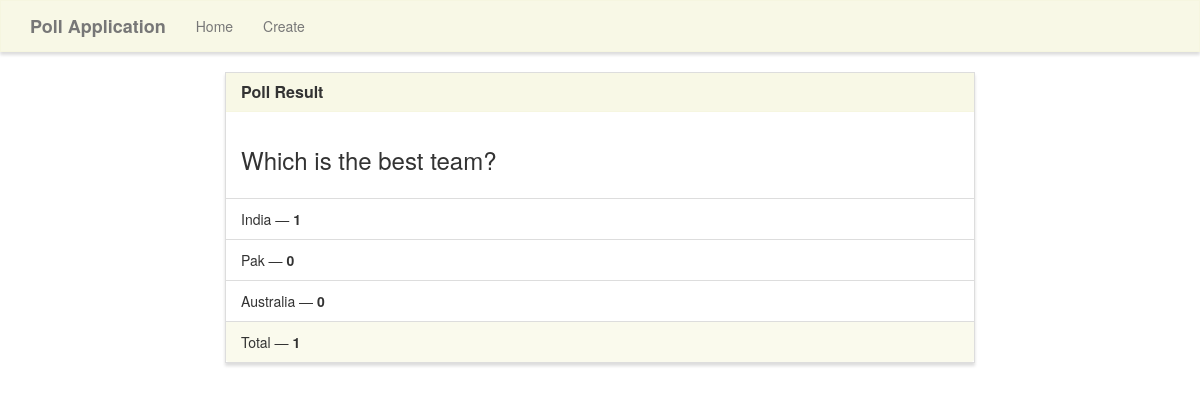
Page /results/6/ on the committed database.
### poll/models.py (models this page shows)
class Poll(models.Model):
    question = models.TextField()
    option_one = models.CharField(max_length=30)
    option_two = models.CharField(max_length=30)
    option_three = models.CharField(max_length=30)
    option_one_count = models.IntegerField(default=0)
    option_two_count = models.IntegerField(default=0)
    option_three_count = models.IntegerField(default=0)
    def total(self):
        return self.option_one_count + self.option_two_count + self.option_three_count

### poll/views.py (the view)
# urls.py: path('results/<poll_id>/', poll_views.results, name='results'),
def results(request, poll_id):
    poll = Poll.objects.get(pk=poll_id)
    context = {
        'poll' : poll
    }
    return render(request, 'results.html', context)

### poll/templates/results.html (shortened to what this page needs)
{% extends "base.html" %}
{% block main %}
<div class="row">
    <div class="col-lg-8 col-lg-offset-2">
        <div class="panel panel-default">
            <div class="panel-heading">
                <h3 class="panel-title">Poll Result</h3>
            </div>
            <div class="panel-body">
                <h3>{{ poll.question }}</h3>
            </div>
            <ul class="list-group">
                <li class="list-group-item">{{ poll.option_one }} &mdash; <strong>{{ poll.option_one_count }}</strong></li>
                <li class="list-group-item">{{ poll.option_two }} &mdash; <strong>{{ poll.option_two_count }}</strong></li>
                <li class="list-group-item">{{ poll.option_three }} &mdash; <strong>{{ poll.option_three_count }}</strong></li>
            </ul>
            <div class="panel-footer">
                Total &mdash; <strong>{{ poll.total }}</strong>
            </div>
        </div>
    </div>
</div>
{% endblock %}

### poll/static/style.css (style rules this page uses)
.navbar-default, .btn, .form-control, .panel { border-radius: 0; }
.panel-default > .panel-heading { color: #333; background-color: rgba(245, 245, 220, .7); border-color: rgba(245, 245, 220, .6); border-top-left-radius: 0; border-top-right-radius: 0; }
.panel-footer { background-color: rgba(245, 245, 220, .5); border-color: rgba(245, 245, 220, .4); }
.panel { box-shadow: 0px 3px 3px 0px #ddd; }
a.navbar-brand, .panel-title { font-weight: bolder; }

### rows in the picture
Poll: question "Which is the best team?", option_one "India", option_one_count "1", option_two "Pak", option_two_count "0", option_three "Australia", option_three_count "0", total "1"
